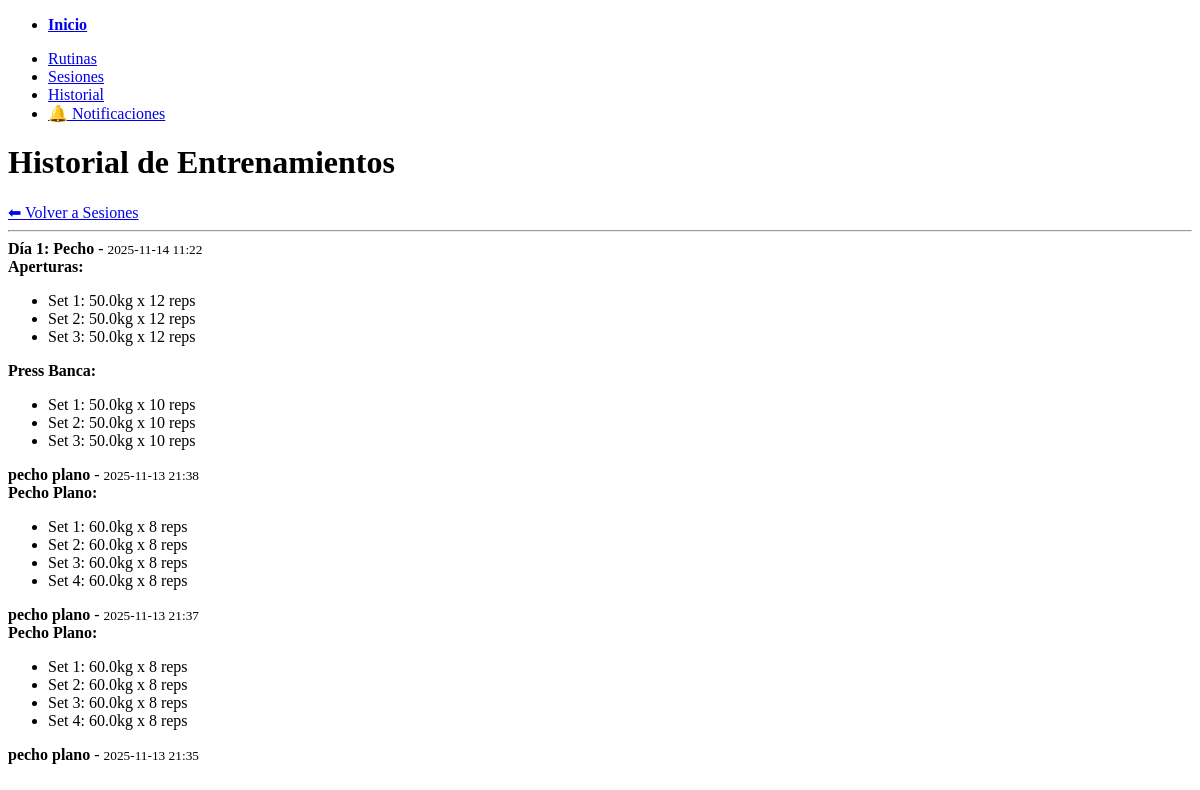
/track/history (signed in), run on the app's committed database.
### app/models/tracker.py (models this page shows)
class SessionLog(Base):
    __tablename__ = "session_logs"
    id = Column(Integer, primary_key=True, index=True)
    date = Column(DateTime, default=datetime.now(timezone.utc))
    session_id = Column(Integer, ForeignKey("sessions.id"), nullable=False)
    session = relationship("Session", back_populates='session_logs')
    user_id = Column(Integer, ForeignKey("users.id"), nullable=False)
    user = relationship("User", back_populates="session_logs")
    exercise_logs = relationship("ExerciseLog", back_populates="session_logs", cascade="all, delete-orphan")

class ExerciseLog(Base):
    __tablename__ = "exercise_logs"
    id = Column(Integer, primary_key=True, index=True)
    weight = Column(Float, nullable=False)
    reps = Column(Integer, nullable=False)
    set_n = Column(Integer, nullable=False)
    session_log_id = Column(Integer, ForeignKey("session_logs.id"), nullable=False)
    session_logs = relationship("SessionLog", back_populates="exercise_logs")
    exercise_id = Column(Integer, ForeignKey("exercises.id"), nullable=True)
    exercise = relationship("Exercise", back_populates="logs", lazy="joined")

### app/models/fitness.py (models this page shows)
class Session(Base):
    __tablename__ = "sessions"
    id = Column(Integer, primary_key=True, index = True)
    session_name = Column(String, nullable=False)
    creator_id = Column(Integer, ForeignKey('users.id'))
    creator = relationship("User", back_populates='created_sessions')
    routines = relationship(
        'Routine',
        secondary=routines_sessions,
        back_populates='sessions'
    )
    exercises = relationship('Exercise', back_populates='session', cascade="all, delete-orphan")
    session_logs = relationship('SessionLog', back_populates='session', cascade="all, delete-orphan")

class Exercise(Base):
    __tablename__ = "exercises"
    id = Column(Integer, primary_key=True)
    session_id = Column(Integer, ForeignKey("sessions.id"))
    exercise_name = Column(String)
    target_sets = Column(Integer)
    target_reps = Column(Integer)
    target_weight = Column(Float, nullable=True)
    session = relationship("Session", back_populates="exercises")
    primary_muscles = Column(JSON)   # e.g., ["pecho", "tríceps"]
    secondary_muscles = Column(JSON) # e.g., ["hombros"]
    logs = relationship("ExerciseLog",back_populates='exercise')

### app/api/routes/tracker.py (the view)
@router.get("/history", response_class=HTMLResponse)
def get_tracking_history(
    request: Request,
    db: Session = Depends(get_db),
    current_user: User = Depends(get_current_user)
):
    logs = db.query(SessionLog)\
        .filter(SessionLog.user_id == current_user.id)\
        .order_by(SessionLog.date.desc())\
        .options(
            joinedload(SessionLog.session), # Carga el nombre de la sesión
            joinedload(SessionLog.exercise_logs).joinedload(ExerciseLog.exercise) # Carga los sets Y el nombre del ejercicio
        ).all()
    return templates.TemplateResponse("history.html", {
        "request": request,
        "logs": logs
    })

### app/templates/history.html (shortened to what this page needs)
{% extends "base.html" %}
{% block content %}
<h1>Historial de Entrenamientos</h1>
<a href="/sessions">⬅ Volver a Sesiones</a>
<hr>
{% if logs %}
    {% for log in logs %}
    <article>
        <header>
            <strong>{{ log.session.session_name }}</strong> -
            <small>{{ log.date.strftime('%Y-%m-%d %H:%M') }}</small>
        </header>
        {% for exercise_name, sets in log.exercise_logs|groupby('exercise.exercise_name') %}
            <strong>{{ exercise_name }}:</strong>
            <ul>
                {% for s in sets %}
                <li>
                    Set {{ s.set_n }}: {{ s.weight }}kg x {{ s.reps }} reps
                </li>
                {% endfor %}
            </ul>
        {% endfor %}
    </article>
    {% endfor %}
{% else %}
    <p>Aún no has registrado ningún entrenamiento.</p>
    <p><a href="/sessions">Empezá uno ahora</a></p>
{% endif %}
{% endblock %}

### data on the page
SessionLog: session.session_name "Día 1: Pecho", date "2025-11-14 11:22"
ExerciseLog: exercise_name "Aperturas", set_n "1", weight "50.0", reps "12"
ExerciseLog: set_n "2", weight "50.0", reps "12"
ExerciseLog: set_n "3", weight "50.0", reps "12"
ExerciseLog: exercise_name "Press Banca", set_n "1", weight "50.0", reps "10"
ExerciseLog: set_n "2", weight "50.0", reps "10"
ExerciseLog: set_n "3", weight "50.0", reps "10"
SessionLog: session.session_name "pecho plano", date "2025-11-13 21:38"
ExerciseLog: exercise_name "Pecho Plano", set_n "1", weight "60.0", reps "8"
ExerciseLog: set_n "2", weight "60.0", reps "8"
ExerciseLog: set_n "3", weight "60.0", reps "8"
ExerciseLog: set_n "4", weight "60.0", reps "8"
SessionLog: session.session_name "pecho plano", date "2025-11-13 21:37"
ExerciseLog: set_n "1", weight "60.0", reps "8"
ExerciseLog: set_n "2", weight "60.0", reps "8"
ExerciseLog: set_n "3", weight "60.0", reps "8"
ExerciseLog: set_n "4", weight "60.0", reps "8"
SessionLog: session.session_name "pecho plano", date "2025-11-13 21:35"
